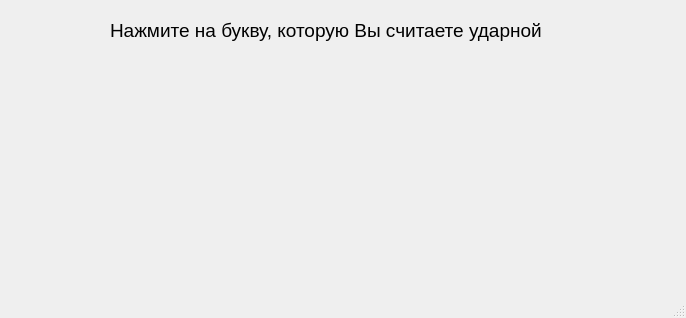
<?xml version="1.0" encoding="UTF-8"?>
<ui version="4.0">
 <class>MainWindow</class>
 <widget class="QMainWindow" name="MainWindow">
  <property name="geometry">
   <rect>
    <x>0</x>
    <y>0</y>
    <width>686</width>
    <height>318</height>
   </rect>
  </property>
  <property name="windowTitle">
   <string>MainWindow</string>
  </property>
  <widget class="QWidget" name="centralwidget">
   <widget class="QLabel" name="label">
    <property name="geometry">
     <rect>
      <x>110</x>
      <y>10</y>
      <width>441</width>
      <height>41</height>
     </rect>
    </property>
    <property name="font">
     <font>
      <pointsize>14</pointsize>
     </font>
    </property>
    <property name="text">
     <string>Нажмите на букву, которую Вы считаете ударной</string>
    </property>
   </widget>
  </widget>
  <widget class="QMenuBar" name="menubar">
   <property name="geometry">
    <rect>
     <x>0</x>
     <y>0</y>
     <width>686</width>
     <height>21</height>
    </rect>
   </property>
  </widget>
  <widget class="QStatusBar" name="statusbar"/>
 </widget>
 <resources/>
 <connections/>
</ui>
